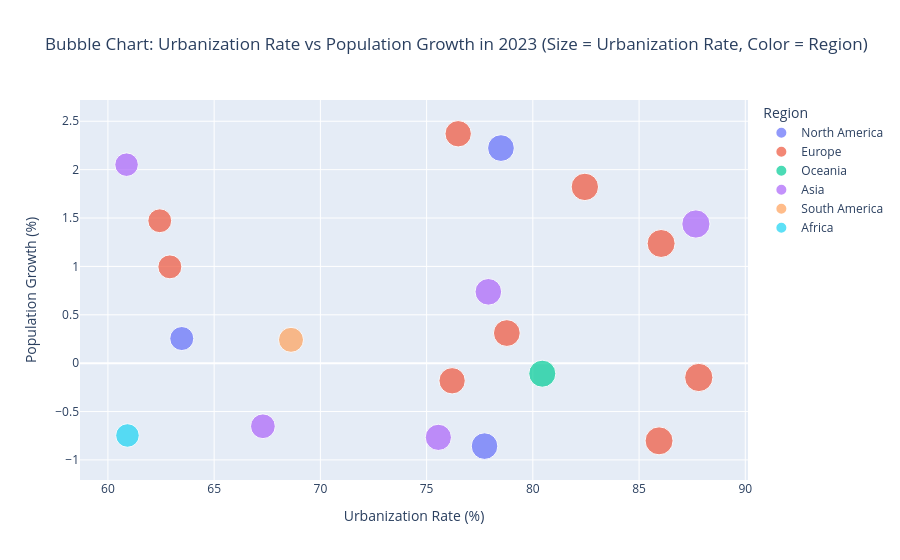

Notebook code cell kept with this figure:
### Code cell
fig = px.scatter(
    df_2023,
    x='Urbanization Rate (%)',
    y='Population Growth (%)',
    color='Region',
    hover_data=['Country', 'Code'],
    size='Urbanization Rate (%)',
    size_max=20,
    title='Bubble Chart: Urbanization Rate vs Population Growth in 2023 (Size = Urbanization Rate, Color = Region)'
)
plt.savefig('Raven_Shaw_FinalProject_UP_2023.jpg')
fig.show()

### Figure 1 — Plotly figure (JSON) as saved in the notebook; plotly's stock layout.template omitted (floating-point values rounded to 4 significant figures)
{"data": [{"customdata": [["USA", "USA"], ["Canada", "CAN"], ["Mexico", "MEX"]], "hovertemplate": "Region=North America<br>Urbanization Rate (%)=%{marker.size}<br>Population Growth (%)=%{y}<br>Country=%{customdata[0]}<br>Code=%{customdata[1]}<extra></extra>", "legendgroup": "North America", "marker": {"color": "#636efa", "size": [63.48, 77.73, 78.5], "sizemode": "area", "sizeref": 0.2195, "symbol": "circle"}, "mode": "markers", "name": "North America", "orientation": "v", "showlegend": true, "type": "scatter", "x": [63.48, 77.73, 78.5], "xaxis": "x", "y": [0.2546, -0.8573, 2.223], "yaxis": "y"}, {"customdata": [["UK", "GBR"], ["Germany", "DEU"], ["France", "FRA"], ["Italy", "ITA"], ["Spain", "ESP"], ["Russia", "RUS"], ["Netherlands", "NLD"], ["Sweden", "SWE"], ["Switzerland", "CHE"]], "hovertemplate": "Region=Europe<br>Urbanization Rate (%)=%{marker.size}<br>Population Growth (%)=%{y}<br>Country=%{customdata[0]}<br>Code=%{customdata[1]}<extra></extra>", "legendgroup": "Europe", "marker": {"color": "#EF553B", "size": [62.92, 78.78, 62.44, 85.94, 82.45, 86.04, 87.81, 76.2, 76.49], "sizemode": "area", "sizeref": 0.2195, "symbol": "circle"}, "mode": "markers", "name": "Europe", "orientation": "v", "showlegend": true, "type": "scatter", "x": [62.92, 78.78, 62.44, 85.94, 82.45, 86.04, 87.81, 76.2, 76.49], "xaxis": "x", "y": [0.9952, 0.3111, 1.472, -0.8027, 1.822, 1.237, -0.1478, -0.182, 2.371], "yaxis": "y"}, {"customdata": [["Australia", "AUS"]], "hovertemplate": "Region=Oceania<br>Urbanization Rate (%)=%{marker.size}<br>Population Growth (%)=%{y}<br>Country=%{customdata[0]}<br>Code=%{customdata[1]}<extra></extra>", "legendgroup": "Oceania", "marker": {"color": "#00cc96", "size": [80.45], "sizemode": "area", "sizeref": 0.2195, "symbol": "circle"}, "mode": "markers", "name": "Oceania", "orientation": "v", "showlegend": true, "type": "scatter", "x": [80.45], "xaxis": "x", "y": [-0.1088], "yaxis": "y"}, {"customdata": [["India", "IND"], ["China", "CHN"], ["Japan", "JPN"], ["South Korea", "PRK"], ["UAE", "ARE"]], "hovertemplate": "Region=Asia<br>Urbanization Rate (%)=%{marker.size}<br>Population Growth (%)=%{y}<br>Country=%{customdata[0]}<br>Code=%{customdata[1]}<extra></extra>", "legendgroup": "Asia", "marker": {"color": "#ab63fa", "size": [87.67, 67.3, 77.91, 60.88, 75.55], "sizemode": "area", "sizeref": 0.2195, "symbol": "circle"}, "mode": "markers", "name": "Asia", "orientation": "v", "showlegend": true, "type": "scatter", "x": [87.67, 67.3, 77.91, 60.88, 75.55], "xaxis": "x", "y": [1.438, -0.652, 0.7373, 2.051, -0.7667], "yaxis": "y"}, {"customdata": [["Brazil", "BRA"]], "hovertemplate": "Region=South America<br>Urbanization Rate (%)=%{marker.size}<br>Population Growth (%)=%{y}<br>Country=%{customdata[0]}<br>Code=%{customdata[1]}<extra></extra>", "legendgroup": "South America", "marker": {"color": "#FFA15A", "size": [68.62], "sizemode": "area", "sizeref": 0.2195, "symbol": "circle"}, "mode": "markers", "name": "South America", "orientation": "v", "showlegend": true, "type": "scatter", "x": [68.62], "xaxis": "x", "y": [0.2412], "yaxis": "y"}, {"customdata": [["South Africa", "ZAF"]], "hovertemplate": "Region=Africa<br>Urbanization Rate (%)=%{marker.size}<br>Population Growth (%)=%{y}<br>Country=%{customdata[0]}<br>Code=%{customdata[1]}<extra></extra>", "legendgroup": "Africa", "marker": {"color": "#19d3f3", "size": [60.92], "sizemode": "area", "sizeref": 0.2195, "symbol": "circle"}, "mode": "markers", "name": "Africa", "orientation": "v", "showlegend": true, "type": "scatter", "x": [60.92], "xaxis": "x", "y": [-0.7473], "yaxis": "y"}], "layout": {"autosize": true, "legend": {"itemsizing": "constant", "title": {"text": "Region"}, "tracegroupgap": 0}, "title": {"text": "Bubble Chart: Urbanization Rate vs Population Growth in 2023 (Size = Urbanization Rate, Color = Region)"}, "xaxis": {"anchor": "y", "autorange": true, "domain": [0, 1], "range": [58.85, 89.94], "title": {"text": "Urbanization Rate (%)"}, "type": "linear"}, "yaxis": {"anchor": "x", "autorange": true, "domain": [0, 1], "range": [-1.44, 2.95], "title": {"text": "Population Growth (%)"}, "type": "linear"}}}
